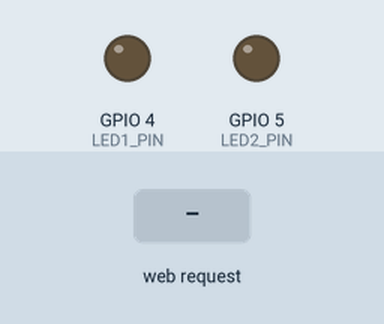
This sketch was run on a simulated ESP32. Parts: output pins drawn as LEDs (lit = HIGH). The inputs (shaded band) are chosen by the test bench. WiFi joins after 1.5 s; servers stay silent unless stated; what the sketch prints to the serial monitor is not drawn.

Above: at 2.7 s.
2.8 s: HTTP request GET /led1 received
At 3.2 s:
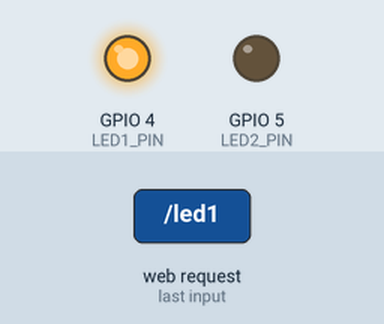
4.3 s: HTTP request GET /led2 received
At 5.5 s:
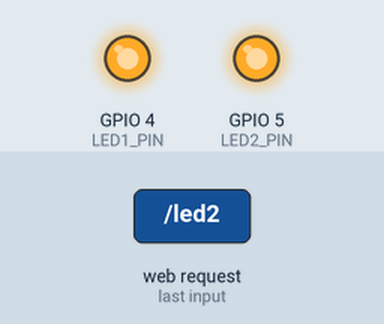
5.8 s: HTTP request GET /led1 received
At 6.7 s:
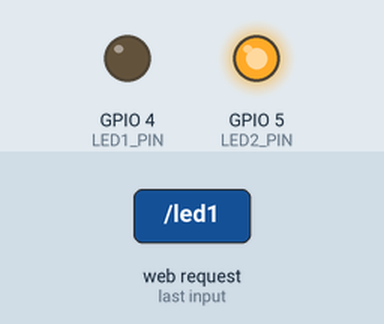
Timing chart, 0 to 8.8 s (numbered marks = the images above; inputs shaded):
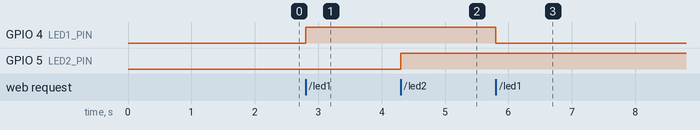

Measured:
- after the input at 2.8 s, GPIO 4 (LED1_PIN): LOW → HIGH at once
- after the input at 4.3 s, GPIO 5 (LED2_PIN): LOW → HIGH at once
- after the input at 5.8 s, GPIO 4 (LED1_PIN): HIGH → LOW at once

The sketch:

AR_2_Markers.ino
```cpp
#include <WiFi.h>
#include <WebServer.h>

const char* ssid = "JioFiber-Suni";
const char* password = "3521@KiiT";

WebServer server(80);

// Define two LED pins
#define LED1_PIN 4
#define LED2_PIN 5   // Change if needed

bool led1State = false;
bool led2State = false;

// -------- LED 1 Handler --------
void toggleLED1() {
  led1State = !led1State;
  digitalWrite(LED1_PIN, led1State);

  Serial.print("LED 1 State: ");
  Serial.println(led1State ? "ON" : "OFF");

  server.send(200, "text/plain", led1State ? "LED1 ON" : "LED1 OFF");
  delay(500);
}

// -------- LED 2 Handler --------
void toggleLED2() {
  led2State = !led2State;
  digitalWrite(LED2_PIN, led2State);
  // delay(500);
  Serial.print("LED 2 State: ");
  Serial.println(led2State ? "ON" : "OFF");

  server.send(200, "text/plain", led2State ? "LED2 ON" : "LED2 OFF");
  delay(500);
}

void setup() {
  Serial.begin(115200);

  pinMode(LED1_PIN, OUTPUT);
  pinMode(LED2_PIN, OUTPUT);

  digitalWrite(LED1_PIN, LOW);
  digitalWrite(LED2_PIN, LOW);

  WiFi.begin(ssid, password);
  Serial.print("Connecting to WiFi");

  while (WiFi.status() != WL_CONNECTED) {
    delay(500);
    Serial.print(".");
  }

  Serial.println("\nESP32 Connected");
  Serial.print("ESP32 IP: ");
  Serial.println(WiFi.localIP());

  // Define routes
  server.on("/led1", toggleLED1);
  server.on("/led2", toggleLED2);

  server.begin();
}

void loop() {
  server.handleClient();
}
```
